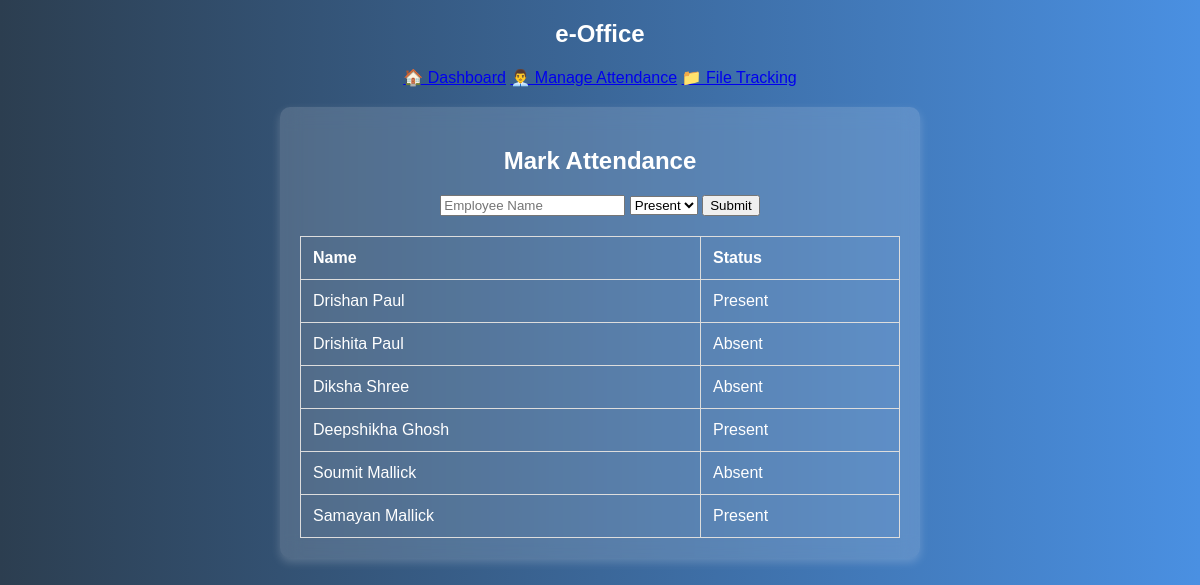
The app's page /attendance with its own data.
### tables this page shows
CREATE TABLE attendance (id INTEGER PRIMARY KEY, name TEXT, status TEXT);

### app.py (the view)
@app.route('/attendance', methods=['GET', 'POST'])
def attendance():
    conn = sqlite3.connect("database.db")
    cursor = conn.cursor()
    if request.method == 'POST':
        name = request.form['name']
        status = request.form['status']
        cursor.execute("INSERT INTO attendance (name, status) VALUES (?, ?)", (name, status))
        conn.commit()
        return redirect(url_for('attendance'))  # Refresh page after submitting data
    cursor.execute("SELECT * FROM attendance")
    data = cursor.fetchall()
    conn.close()
    return render_template('attendance.html', records=data)

### templates/attendance.html (shortened to what this page needs)
<!DOCTYPE html>
<html lang="en">
<head>
    <link rel="stylesheet" href="{{ url_for('static', filename='style.css') }}">
</head>
<body>
    <header>
        <h2 class="title">e-Office</h2>
        <nav>
            <a href="{{ url_for('dashboard') }}">🏠 Dashboard</a>
            <a href="{{ url_for('attendance') }}">👨‍💼 Manage Attendance</a>
            <a href="{{ url_for('files') }}">📁 File Tracking</a>
        </nav>
    </header>
    <div class="container">
        <h2>Mark Attendance</h2>
        <form method="post">
            <input type="text" name="name" placeholder="Employee Name" required>
            <select name="status">
                <option value="Present">Present</option>
            </select>
            <button type="submit">Submit</button>
        </form>
        <table>
            <tr>
                <th>Name</th>
                <th>Status</th>
            </tr>
            {% for record in records %}
            <tr>
                <td>{{ record[1] }}</td>
                <td class="status-{{ record[2]|lower }}">{{ record[2] }}</td>
            </tr>
            {% endfor %}
        </table>
    </div>
</body>
</html>

### static/style.css (style rules this page uses)
body { font-family: 'Poppins', sans-serif; background: linear-gradient(to right, #2C3E50, #4A90E2); color: #fff; text-align: center; margin: 0; }
.container { width: 50%; margin: 20px auto; padding: 20px; background: rgba(255, 255, 255, 0.15); backdrop-filter: blur(10px); border-radius: 10px; box-shadow: 0 4px 10px rgba(255, 255, 255, 0.2); }
table { width: 100%; border-collapse: collapse; margin-top: 20px; }
th, td { padding: 12px; border: 1px solid #ddd; text-align: left; color: #fff; }

### records on screen
attendance: name "Drishan Paul", status "Present"
attendance: name "Drishita Paul", status "Absent"
attendance: name "Diksha Shree", status "Absent"
attendance: name "Deepshikha Ghosh", status "Present"
attendance: name "Soumit Mallick", status "Absent"
attendance: name "Samayan Mallick", status "Present"
